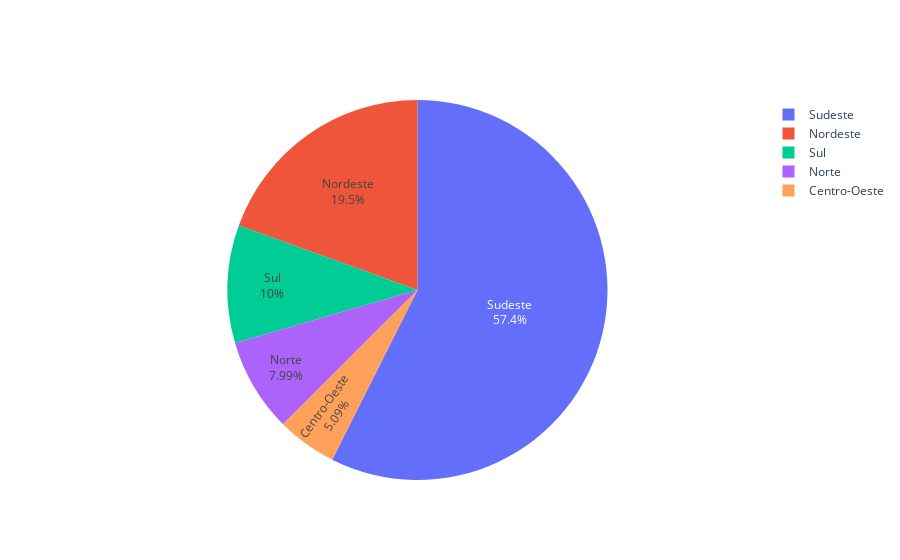

This figure's notebook cell:
### Markdown cell above
![Figura2 Acumulado dos casos no Brasil por dia](IMG/AcumuladoEstadosDia.png)

### Code cell
labels = ['Norte','Sul','Nordeste','Centro-Oeste','Sudeste']
values = [norte.Norte.max(),sul.Sul.max(), nordeste.Nordeste.max(),centroOeste.CentroOeste.max(),sudeste.Sudeste.max()]

fig = go.Figure(data=[go.Pie(labels=labels, values=values, textinfo='label+percent')])
fig.show()

### Figure 1 — Plotly figure (JSON) as saved in the notebook; plotly's stock layout.template omitted (floating-point values rounded to 4 significant figures)
{"data": [{"labels": ["Norte", "Sul", "Nordeste", "Centro-Oeste", "Sudeste"], "textinfo": "label+percent", "type": "pie", "values": [1333, 1669, 3250, 849, 9574]}], "layout": {}}
